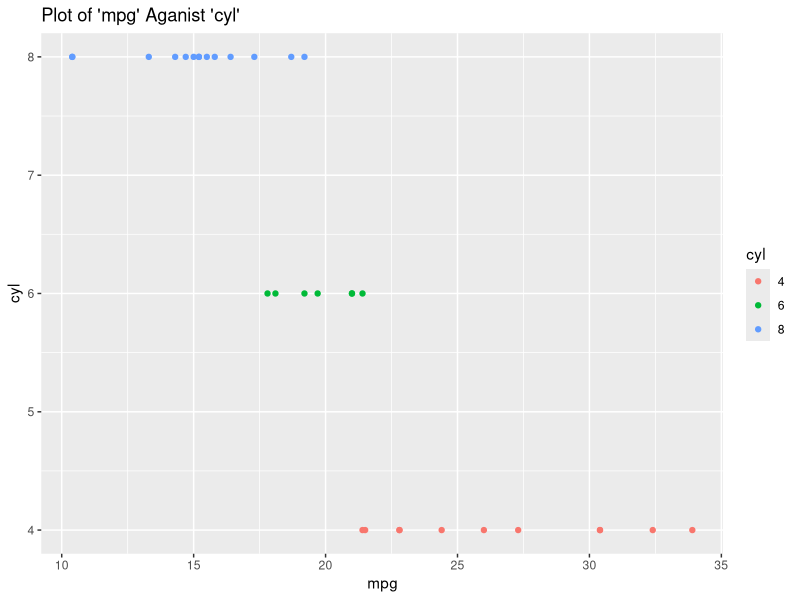
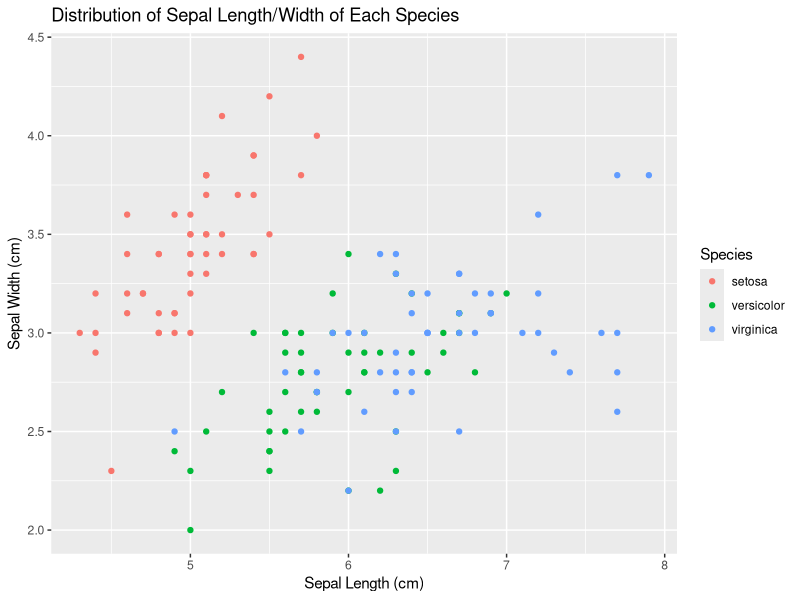

Recreate these plots in R, in order.
## ---- chunk 1
knitr::opts_chunk$set(echo = FALSE)
## ---- chunk 2
knitr::kable(iris[1:10, 1:4], caption = 'Iris Dataset',align = 'c',"html")
## ---- chunk 3
library(ggplot2)
## ---- chunk 4
ggplot(mtcars[1:2],aes(mpg,cyl,color = factor(cyl))) + 
  geom_point() + 
  labs(title = "Plot of 'mpg' Aganist 'cyl'", color = "cyl")
## ---- chunk 5
data <- iris

ggplot(data, 
       aes(x = data$Sepal.Length,
           y = data$Sepal.Width,
           color = factor(data$Species))) + 
  geom_point(pch = 19) + 
  labs(color = "Species",
       x="Sepal Length (cm)", 
       y = "Sepal Width (cm)",
       title = "Distribution of Sepal Length/Width of Each Species")

## ---- chunk 6
knitr::write_bib(c('knitr','rmarkdown','posterdown','pagedown'), 'packages.bib')
